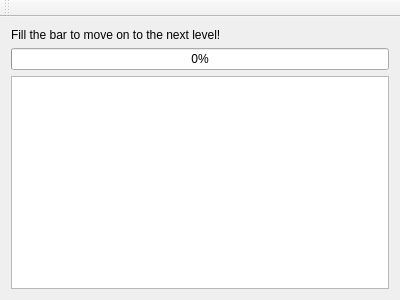
<?xml version="1.0" encoding="UTF-8"?>
<ui version="4.0">
 <class>MainWindow</class>
 <widget class="QMainWindow" name="MainWindow">
  <property name="geometry">
   <rect>
    <x>0</x>
    <y>0</y>
    <width>400</width>
    <height>300</height>
   </rect>
  </property>
  <property name="sizePolicy">
   <sizepolicy hsizetype="Fixed" vsizetype="Fixed">
    <horstretch>0</horstretch>
    <verstretch>0</verstretch>
   </sizepolicy>
  </property>
  <property name="windowTitle">
   <string>MainWindow</string>
  </property>
  <widget class="QWidget" name="centralWidget">
   <property name="sizePolicy">
    <sizepolicy hsizetype="Expanding" vsizetype="Expanding">
     <horstretch>0</horstretch>
     <verstretch>0</verstretch>
    </sizepolicy>
   </property>
   <layout class="QGridLayout" name="gridLayout">
    <item row="1" column="0">
     <widget class="QProgressBar" name="progressBar">
      <property name="value">
       <number>0</number>
      </property>
     </widget>
    </item>
    <item row="2" column="0">
     <widget class="QGraphicsView" name="graphicsView"/>
    </item>
    <item row="0" column="0">
     <widget class="QLabel" name="label">
      <property name="text">
       <string>Fill the bar to move on to the next level!</string>
      </property>
     </widget>
    </item>
   </layout>
  </widget>
  <widget class="QMenuBar" name="menuBar">
   <property name="geometry">
    <rect>
     <x>0</x>
     <y>0</y>
     <width>400</width>
     <height>22</height>
    </rect>
   </property>
  </widget>
  <widget class="QToolBar" name="mainToolBar">
   <attribute name="toolBarArea">
    <enum>TopToolBarArea</enum>
   </attribute>
   <attribute name="toolBarBreak">
    <bool>false</bool>
   </attribute>
  </widget>
 </widget>
 <layoutdefault spacing="6" margin="11"/>
 <resources/>
 <connections/>
</ui>
